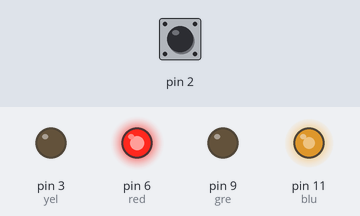
Simulated run of this sketch. Board: Arduino Uno, built with avr-gcc and run on an emulated ATmega328P. Shown: output pins drawn as LEDs (lit = HIGH). Inputs (shaded band) come from the test bench; at power-on: pin 2 LOW.

Above: at 1.2 s.
1.3 s: pin 2 driven HIGH
At 1.65 s:
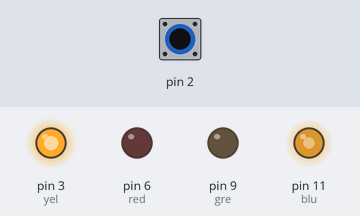
4.3 s: pin 2 driven LOW
At 5.2 s:
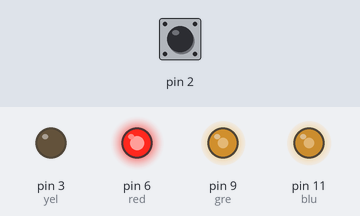
5.9 s: pin 2 driven HIGH
At 6.25 s:
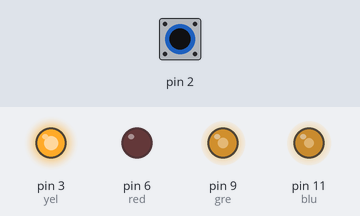
8.9 s: pin 2 driven LOW
At 10.1 s:
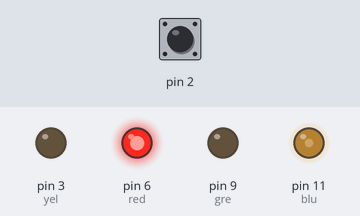
10.4 s: pin 2 driven HIGH
At 10.75 s:
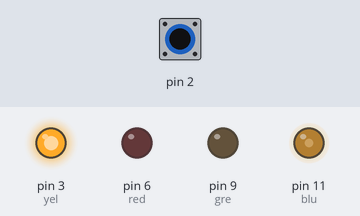
13.4 s: pin 2 pulsed LOW 2 times (0.12 s each, 0.3 s apart)
At 19.6 s:
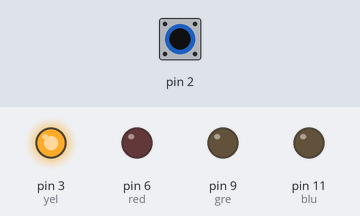
Timing chart, 0 to 20.3 s (numbered marks = the images above; inputs shaded):
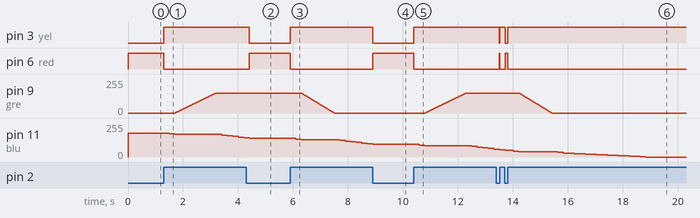

The sketch:

FadeProj1.ino
```cpp
/*
    File: FadeProj1.ino
    Author: Max Coppock
      with help from the Debounce Arduino example

  The yellow LED turns on while the button is pressed down.
  The red LED turns on while the button is not pressed down.
  The green LED fades on/off with each button press.
  The blue LED starts on and fades to off gradually while
    the button is pressed down.

*/

//lines 2-5 define the pins used for the LEDs. All are analogWrite capable.
const int yel = 3;
const int red = 6;
const int gre = 9;
const int blu = 11;

//variable for the current button state, used to debounce
int currButtonState;
//variable for the last button state, used to debounce
int lastButtonState = LOW;

//variable for the brightness of the blue LED
//acceptable values are 0-255 for use with AnalogWrite
int bluBrightness = 180;
//variable for the current state of the green LED, starting off
int greState = LOW;

//time (ms) when the button was last changed, for debounce
unsigned long lastDebounceT = 0;
//delay time (ms) to wait before accepting the button state really changed
unsigned long debounceDelay = 50;

void setup() {

  //setting the mode of our button input pin
  pinMode(2, INPUT);
  //setting the mode of our LED output pins: yellow, red, blue, green
  pinMode(yel, OUTPUT);
  pinMode(red, OUTPUT);
  pinMode(blu, OUTPUT);
  pinMode(gre, OUTPUT);

  //start a serial monitor to debug with print statements
  Serial.begin(9600);

}

void loop() {
  //read the current button state, save as buttonRead
  int buttonRead = digitalRead(2);

  //if the button is pressed
  if(buttonRead){
    //turn yellow LED on
    digitalWrite(yel, HIGH);
    //turn red LED off
    digitalWrite(red, LOW);
    //if the blue LED is still on at all
    if(bluBrightness > 0){
      //if the brightness variable is greater than 30
      if(bluBrightness > 30){
        //decrease the bluBrightness value by 5
        //dims the blue LED when we call analogWrite later
        bluBrightness = bluBrightness - 5;
      } else{
        //the brightness value is getting close to 0, so we
        //slow down for dramatic effect.
        //decrease the bluBrightness value by 2 to dim the LED
        bluBrightness = bluBrightness -2;
      }
      //wait 200ms so blue LED brightness doesn't decrease to 0 instantly
      delay(200);
    }
  }
  //if button is not pressed
  else {
    //turn yellow LED off
    digitalWrite(yel, LOW);
    //turn red LED on
    digitalWrite(red, HIGH);
  }

  //set the blue LED to the bluBrightness value
  analogWrite(blu, bluBrightness);

//DEBOUNCING
  //check if the button state has changed
  if (buttonRead != lastButtonState){
    //if it has, set the time of the last debounce to current milliseconds
    lastDebounceT = millis();
  }

  //check if the current button reading stays longer than the debounceDelay
  if ((millis() - lastDebounceT) > debounceDelay){
    //check if the button reading is different than the current button state
    //from the last time we were here
    if (buttonRead != currButtonState){
      //update the current saved button state to the reading coming in
      currButtonState = buttonRead;
//DEBOUNCED

      //if the button is pressed down
      if (currButtonState == HIGH){
        //toggle the state of the green LED
        greState = !greState;
        //if the new state of the green LED is low...
        if(greState == LOW){
          //do the for loop to fade it bright to dark
          //int i will start at 150 and decrease by 1 every 8 milliseconds
          for(int i=150; i>=0; i--){
            //set the green pin to be on for i/255 % of the time
            analogWrite(gre, i);
            //wait those 8ms
            delay(8);
          }
        }
        //if the state of the green LED is now high...
        else{
          //do the for loop to gradually brighten it
          //i will start at 0 and increase by 1 every 10 milliseconds
          for(int i=0; i<150; i++){
            //set the green pin to be on for i/255 % of the time
            analogWrite(gre, i);
            //wait those 10ms
            delay(10);
          }
        }
      }
    }
  }

  //save the current button reading to be the lastButtonState for the next loop
  lastButtonState = buttonRead;

}
```

Measured:
- after the input at 1.3 s, pin 3 (yel): LOW → HIGH at once; pin 6 (red): HIGH → LOW at once; pin 9 (gre): moves from 0/255 to 149/255 over 1.5 s, starting after 0.41 s; pin 11 (blu): moves from 180/255 to 145/255 over 2.7 s, starting after 0.20 s
- after the input at 4.3 s, pin 3 (yel): HIGH → LOW after 0.10 s; pin 6 (red): LOW → HIGH after 0.10 s; pin 11 (blu): goes on until 4.4 s, then stays 140/255
- after the input at 5.9 s, pin 3 (yel): LOW → HIGH at once; pin 6 (red): HIGH → LOW at once; pin 11 (blu): moves from 140/255 to 100/255 over 2.6 s, starting after 0.20 s
- after the input at 8.9 s, pin 3 (yel): HIGH → LOW at once; pin 6 (red): LOW → HIGH at once; pin 11 (blu): goes on until 8.9 s, then stays 95/255
- after the input at 10.4 s, pin 3 (yel): LOW → HIGH at once; pin 6 (red): HIGH → LOW at once; pin 9 (gre): moves from 0/255 to 149/255 over 1.5 s, starting after 0.41 s; pin 11 (blu): moves from 95/255 to 60/255 over 2.7 s, starting after 0.20 s
- after the input at 13.4 s, pin 3 (yel): HIGH → LOW after 0.10 s, → HIGH 0.02 s later, → LOW 0.20 s later, → HIGH 0.10 s later; pin 6 (red): LOW → HIGH after 0.10 s, → LOW 0.02 s later, → HIGH 0.20 s later, → LOW 0.10 s later
